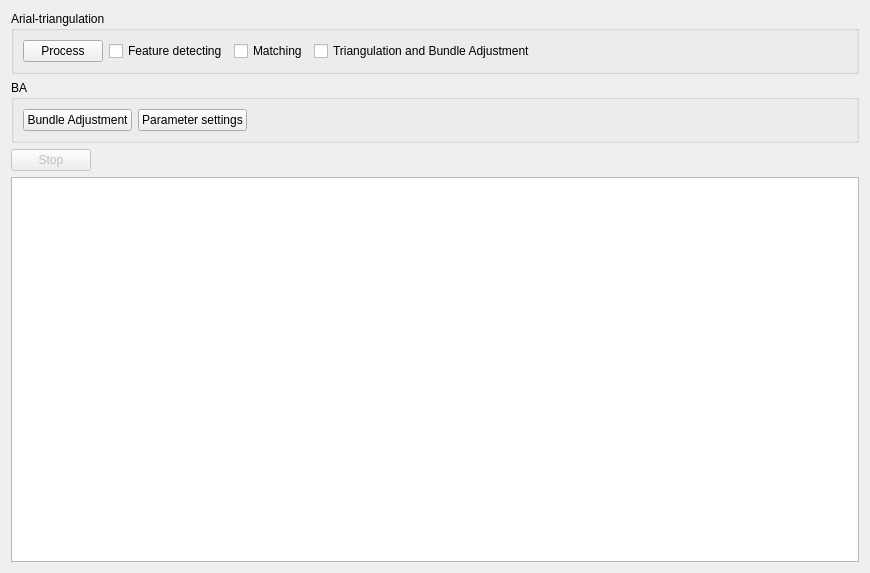
<?xml version="1.0" encoding="UTF-8"?>
<ui version="4.0">
 <class>AdvanceAT</class>
 <widget class="QWidget" name="AdvanceAT">
  <property name="geometry">
   <rect>
    <x>0</x>
    <y>0</y>
    <width>870</width>
    <height>573</height>
   </rect>
  </property>
  <property name="windowTitle">
   <string>Dialog</string>
  </property>
  <layout class="QVBoxLayout" name="verticalLayout">
   <item>
    <widget class="QGroupBox" name="groupBox">
     <property name="title">
      <string>Arial-triangulation</string>
     </property>
     <property name="checkable">
      <bool>false</bool>
     </property>
     <property name="checked">
      <bool>false</bool>
     </property>
     <layout class="QHBoxLayout" name="horizontalLayout">
      <item>
       <widget class="QPushButton" name="pushButton_process">
        <property name="text">
         <string>Process</string>
        </property>
       </widget>
      </item>
      <item>
       <widget class="QCheckBox" name="checkBox_featureDetect">
        <property name="text">
         <string>Feature detecting</string>
        </property>
       </widget>
      </item>
      <item>
       <widget class="QCheckBox" name="checkBox_matching">
        <property name="text">
         <string>Matching</string>
        </property>
       </widget>
      </item>
      <item>
       <widget class="QCheckBox" name="checkBox_at">
        <property name="text">
         <string>Triangulation and Bundle Adjustment</string>
        </property>
       </widget>
      </item>
      <item>
       <spacer name="horizontalSpacer_2">
        <property name="orientation">
         <enum>Qt::Horizontal</enum>
        </property>
        <property name="sizeHint" stdset="0">
         <size>
          <width>40</width>
          <height>20</height>
         </size>
        </property>
       </spacer>
      </item>
     </layout>
    </widget>
   </item>
   <item>
    <widget class="QGroupBox" name="groupBox_2">
     <property name="title">
      <string>BA</string>
     </property>
     <layout class="QHBoxLayout" name="horizontalLayout_3">
      <item>
       <widget class="QPushButton" name="pushButton_ba">
        <property name="text">
         <string>Bundle Adjustment</string>
        </property>
       </widget>
      </item>
      <item>
       <widget class="QPushButton" name="pushButton_">
        <property name="text">
         <string>Parameter settings</string>
        </property>
       </widget>
      </item>
      <item>
       <spacer name="horizontalSpacer_3">
        <property name="orientation">
         <enum>Qt::Horizontal</enum>
        </property>
        <property name="sizeHint" stdset="0">
         <size>
          <width>40</width>
          <height>20</height>
         </size>
        </property>
       </spacer>
      </item>
     </layout>
    </widget>
   </item>
   <item>
    <layout class="QHBoxLayout" name="horizontalLayout_2">
     <item>
      <widget class="QPushButton" name="pushButton_stop">
       <property name="enabled">
        <bool>false</bool>
       </property>
       <property name="text">
        <string>Stop</string>
       </property>
      </widget>
     </item>
     <item>
      <spacer name="horizontalSpacer">
       <property name="orientation">
        <enum>Qt::Horizontal</enum>
       </property>
       <property name="sizeHint" stdset="0">
        <size>
         <width>40</width>
         <height>20</height>
        </size>
       </property>
      </spacer>
     </item>
    </layout>
   </item>
   <item>
    <widget class="QPlainTextEdit" name="plainTextEdit">
     <property name="minimumSize">
      <size>
       <width>0</width>
       <height>300</height>
      </size>
     </property>
     <property name="readOnly">
      <bool>true</bool>
     </property>
    </widget>
   </item>
  </layout>
 </widget>
 <resources/>
 <connections/>
</ui>
